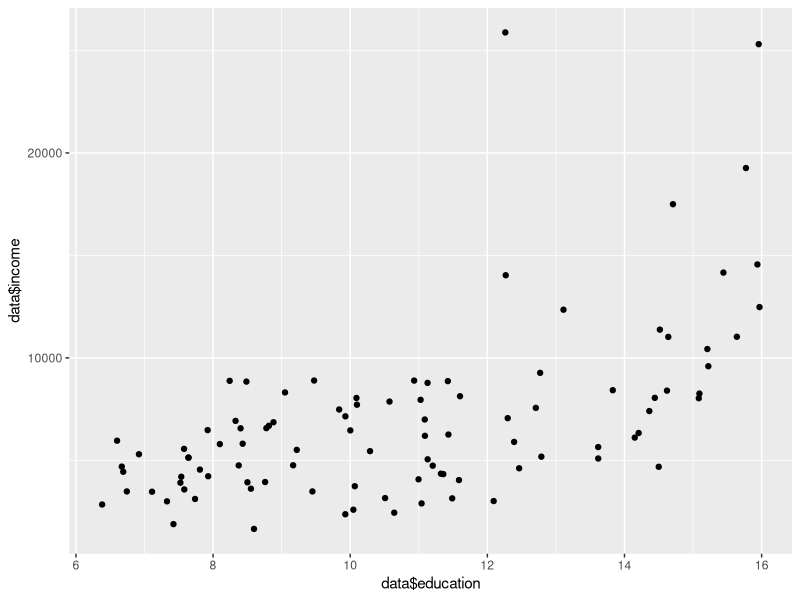
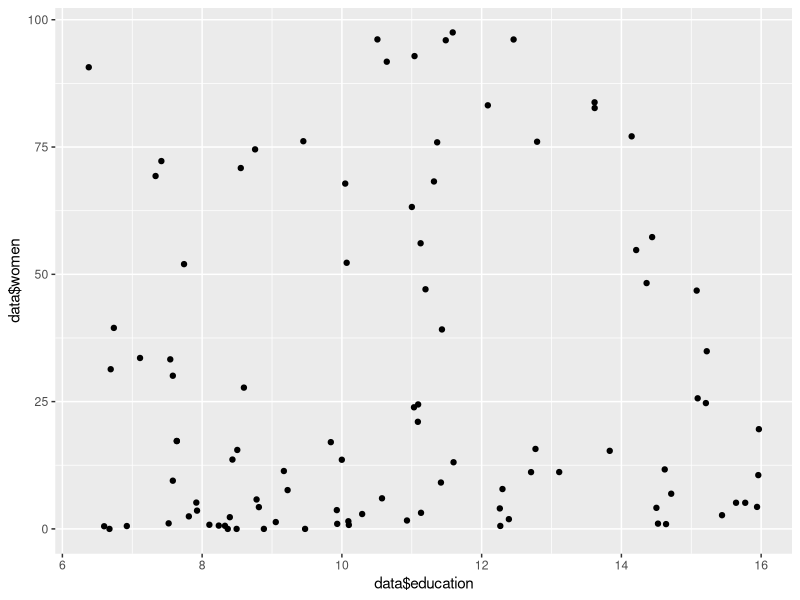
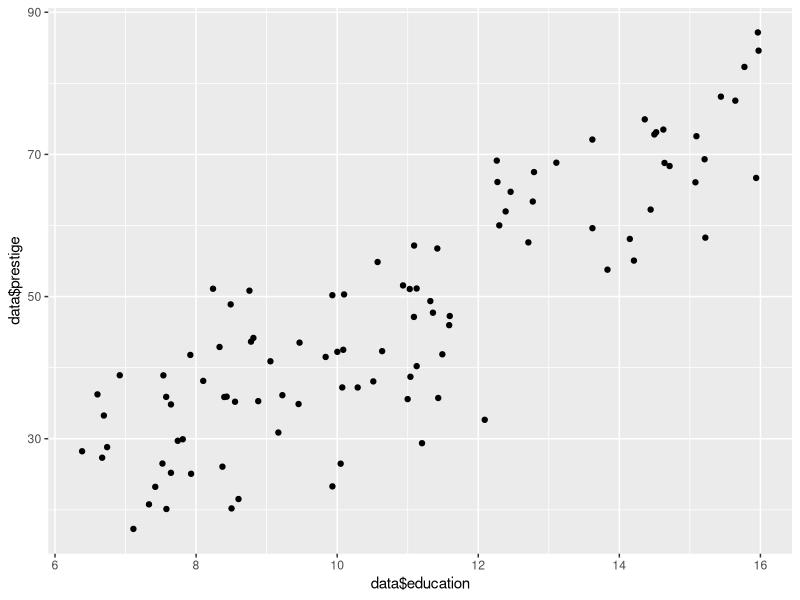
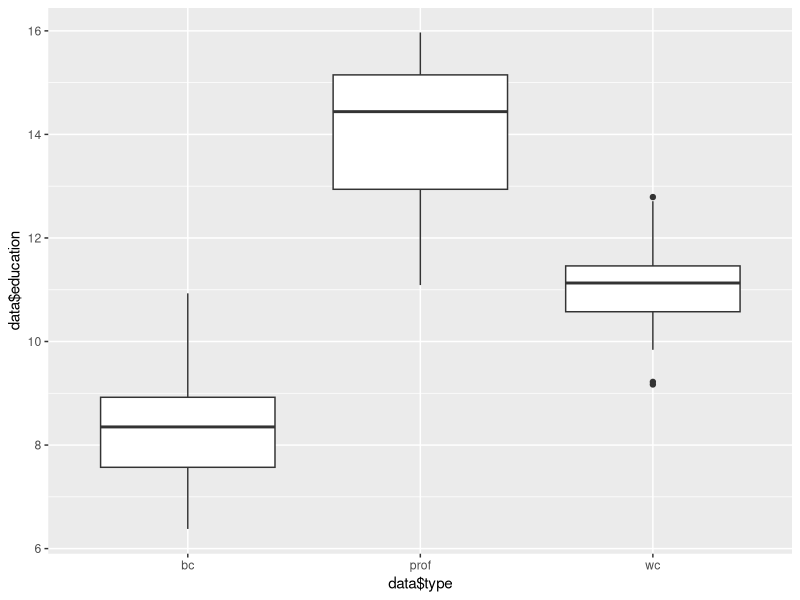
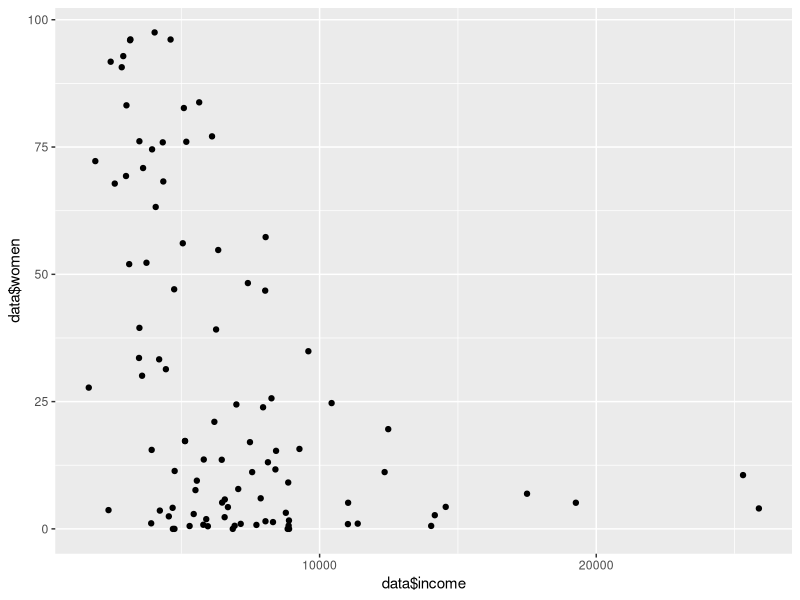
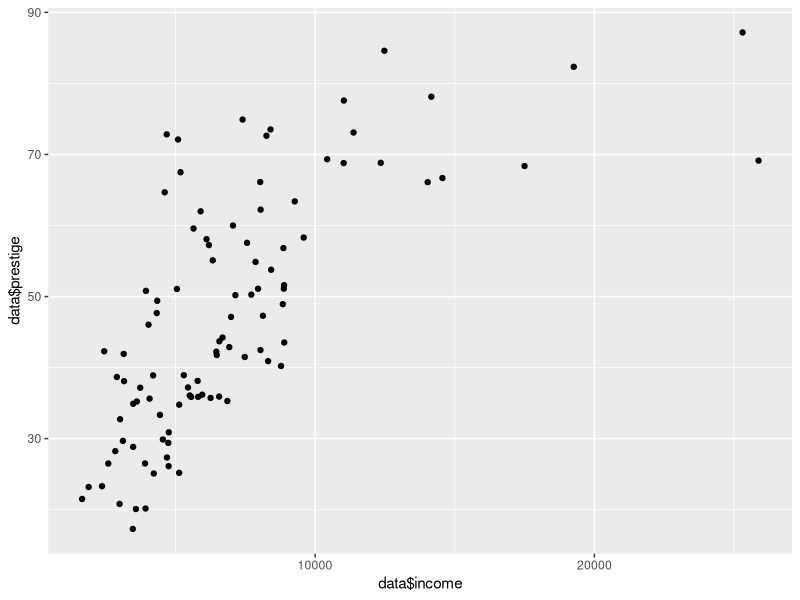
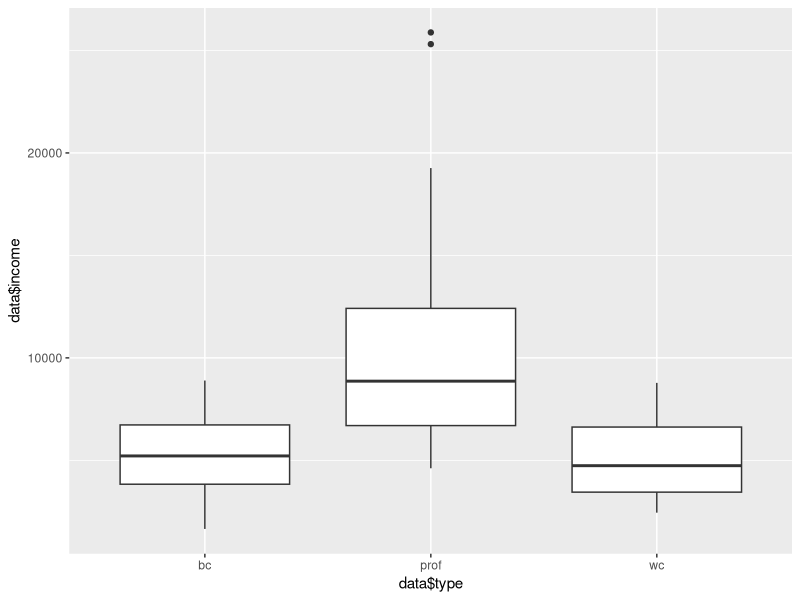
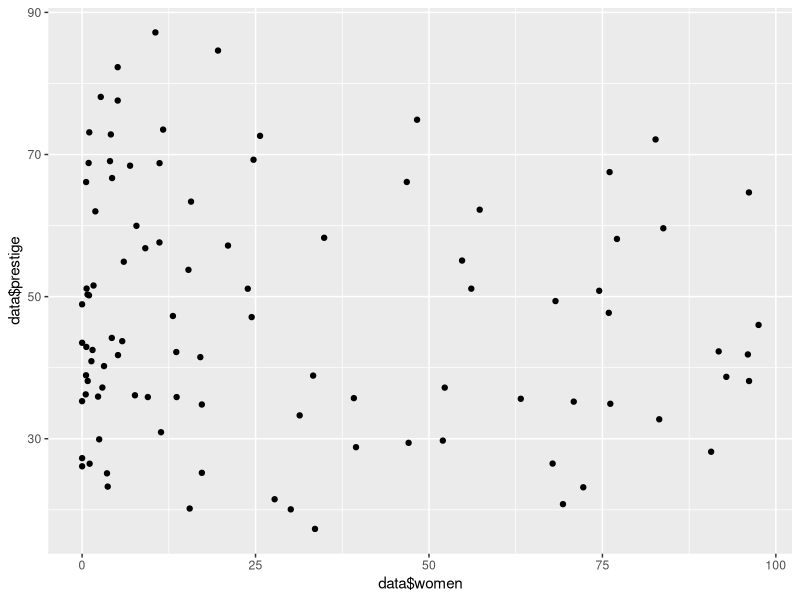

Reproduce these figures in R, in order.
## ---- chunk 1
knitr::opts_chunk$set(error=TRUE,        # Keep compiling upon error
                      collapse=TRUE,     # collapse by default
                      echo=TRUE,         # echo code by default
                      comment = "#>",    # change comment character
                      fig.width = 10,     # set figure width
                      out.width = "100%", # set width of displayed images
                      warning=TRUE,      # show R warnings
                      message=FALSE)     # show R messages
## ---- chunk 2
set.seed(123)
gendata = function (x, beta, len) {
  return (beta * log(x) + rnorm(len))
}

alllin <- matrix(NA,nrow=10000,ncol=7)
colnames(alllin) <- c("fdach","y", "quadVor","EBias", "VarFDach","EQuadVor", "AIC")
allpol <- matrix(NA,nrow=10000,ncol=7)
colnames(allpol) <- c("fdach","y", "quadVor","EBias", "VarFDach","EQuadVor", "AIC")
for (i in 1:10000){
  x <- runif(100,1,5)
  residuen <- rnorm(100,0,1)
  b <- 4
  y <- b*log(x)+residuen
  lmlinear <- lm(y~x)
  lmpoly <- lm(y~x+I(x^2)+I(x^3)+I(x^4)+I(x^5))
  alllin[i,1] <- lmlinear$coefficients  %*% c(1,3)
  allpol[i,1] <- lmpoly$coefficients %*% c(1,3,3^2,3^3,3^4,3^5)
  
  alllin[i,2] <- b*log(3)+rnorm(1)
  allpol[i,2] <- alllin[i,2]
  
  alllin[i,3] <- (alllin[i,2]-alllin[i,1])^2
  allpol[i,3] <- (allpol[i,2]-allpol[i,1])^2
  alllin[i,7] <- AIC(object = lmlinear)
  allpol[i,7] <- AIC(object = lmpoly)
}
alllin[,4] <- mean(alllin[,1])-4*log(3)
allpol[,4] <- mean(allpol[,1])-4*log(3)
  
alllin[,5] <- var(alllin[,1])
allpol[,5] <- var(allpol[,1])


x3 <- rep(3,10000)
y3 <- gendata(x3, 4, 10000)
alllin[,6] <- mean((y3-alllin[,1])^2)
allpol[,6] <- mean((y3-allpol[,1])^2)

AIC100_lin <- mean(alllin[,7])
AIC100_poly <- mean(allpol[,7])
## ---- chunk 3
alllin20 <- matrix(NA,nrow=10000,ncol=7)
colnames(alllin20) <- c("fdach","y", "quadVor","EBias", "VarFDach","EQuadVor", "AIC")
allpol20 <- matrix(NA,nrow=10000,ncol=7)
colnames(allpol20) <- c("fdach","y", "quadVor","EBias", "VarFDach","EQuadVor", "AIC")
for (i in 1:10000){
  x <- runif(20,1,5)
  residuen <- rnorm(20,0,1)
  b <- 4
  y <- b*log(x)+residuen
  lmlinear <- lm(y~x)
  lmpoly <- lm(y~x+I(x^2)+I(x^3)+I(x^4)+I(x^5))
  alllin20[i,1] <- lmlinear$coefficients  %*% c(1,3)
  allpol20[i,1] <- lmpoly$coefficients %*% c(1,3,3^2,3^3,3^4,3^5)
  
  alllin20[i,2] <- b*log(3)+rnorm(1)
  allpol20[i,2] <- alllin20[i,2]
  
  alllin20[i,3] <- (alllin20[i,2]-alllin20[i,1])^2
  allpol20[i,3] <- (allpol20[i,2]-allpol20[i,1])^2
  
  alllin20[i,7] <- AIC(object = lmlinear)
  allpol20[i,7] <- AIC(object = lmpoly)
}

alllin20[,4] <- mean(alllin20[,1])-4*log(3)
allpol20[,4] <- mean(allpol20[,1])-4*log(3)
  
alllin20[,5] <- var(alllin20[,1])
allpol20[,5] <- var(allpol20[,1])
  
x4 <- rep(3,20)
y4 <- gendata(x4, 4, 20)
alllin20[,6] <- mean((y4-alllin20[,1])^2)
allpol20[,6] <- mean((y4-allpol20[,1])^2)

AIC20_lin <- mean(alllin20[,7])
AIC20_poly <- mean(allpol20[,7])
## ---- chunk 4
cat("AIC (Linear):")
cat("\n")
cat("AIC (n=100)")
cat("\n")
AIC100_lin
cat("\n")
cat("AIC (n=20)")
cat("\n")
AIC20_lin
cat("________________________")
cat("\n")
cat("AIC (Polynomial):")
cat("\n")
cat("AIC (n=100)")
cat("\n")
AIC100_poly
cat("\n")
cat("AIC (n=20)")
cat("\n")
AIC20_poly
## ---- chunk 5
cat("Quadratischer Vorhersagefehler (Linear):")
cat("\n")
cat("Quadratischer Vorhersagefehler (n=100)")
cat("\n")
head(alllin[,6],1)
cat("\n")
cat("Quadratischer Vorhersagefehler (n=20)")
cat("\n")
head(alllin20[,6],1)
cat("________________________")
cat("\n")
cat("Quadratischer Vorhersagefehler (Polynomial):")
cat("\n")
cat("Quadratischer Vorhersagefehler (n=100)")
cat("\n")
head(allpol[,6],1)
cat("\n")
cat("Quadratischer Vorhersagefehler (n=20)")
cat("\n")
head(allpol20[,6],1)
## ---- chunk 6
library(car)
library(ggplot2)
data <- Prestige
data$census <- NULL
data <- data[complete.cases(data),]
data$type1 <- as.numeric((data$type))
ggplot(data=data,aes(x=data$education,y=data$income))+geom_jitter()
ggplot(data=data,aes(x=data$education,y=data$women))+geom_jitter()
ggplot(data=data,aes(x=data$education,y=data$prestige))+geom_jitter()
ggplot(data=data,aes(x=data$type,y=data$education))+geom_boxplot(aes(group=data$type))
ggplot(data=data,aes(x=data$income,y=data$women))+geom_jitter()
ggplot(data=data,aes(x=data$income,y=data$prestige))+geom_jitter()
ggplot(data=data,aes(x=data$type,y=data$income))+geom_boxplot(aes(group=data$type))
ggplot(data=data,aes(x=data$women,y=data$prestige))+geom_jitter()
ggplot(data=data,aes(x=data$type,y=data$women))+geom_boxplot(aes(group=data$type))
ggplot(data=data,aes(x=data$type,y=data$prestige))+geom_boxplot(aes(group=data$type))
data$type <- NULL
## ---- chunk 7
# 1.
model1 <- lm(data = data, prestige~income)

# 2.
model2 <- lm(data = data, prestige~education)

# 3.
model3 <- lm(data = data, prestige~type1)

# 4.
model4 <- lm(data = data, prestige~women)

# 5.
model5 <- lm(data = data, prestige~education+income)

#6. 
model6 <- lm(data = data, prestige~education+type1)

#7. 
model7 <- lm(data = data, prestige~education+women)

#8. 
model8 <- lm(data = data, prestige~education+income+type1)

#9.
model9 <- lm(data = data, prestige~education+income+type1+women)

n_var <- dim(data)[1]

train_error <- function(n_var, model){
  return((1/n_var)*sum(residuals(model)^2))
}

opt_term <- function(n_var, p, model){
  return(((2*var(residuals(model)))/n_var) * p)
}

test_error_exp <- function(opt_term, train_error){
  return(opt_term + train_error)
}

results <- matrix(NA, ncol = 5, nrow = 9)
colnames(results) <- c("N_Param", "Trainingsfehler", "Optimismusterm",  "Erwarteter_Testfehler", "AIC")
rownames(results) <- c("model1", "model2", "model3","model4", "model5", "model6", "model7", "model8", "model9")
## ---- chunk 8
model_list <- list(model1, model2, model3, model4, model5, model6, model7, model8, model9)
for (model in 1:length(model_list)){
  p <- length(model_list[[model]]$coefficients)
  results[model,1] <- length(model_list[[model]]$coefficients)
  results[model,2] <- train_error(n_var, model_list[[model]])
  results[model,3] <- opt_term(n_var, p, model_list[[model]])
  results[model,4] <- test_error_exp(results[model,3], results[model,2])
  results[model,5] <- AIC(model_list[[model]])
} 

results
